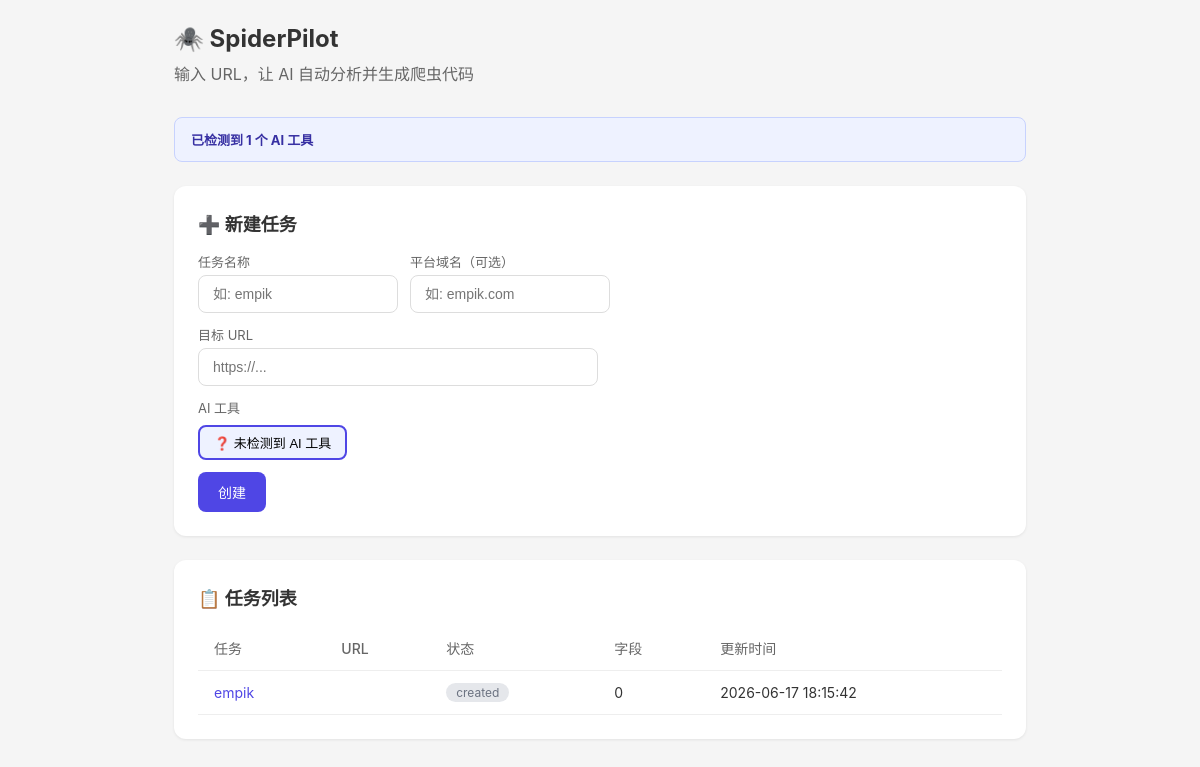
Before: / with the older database file.
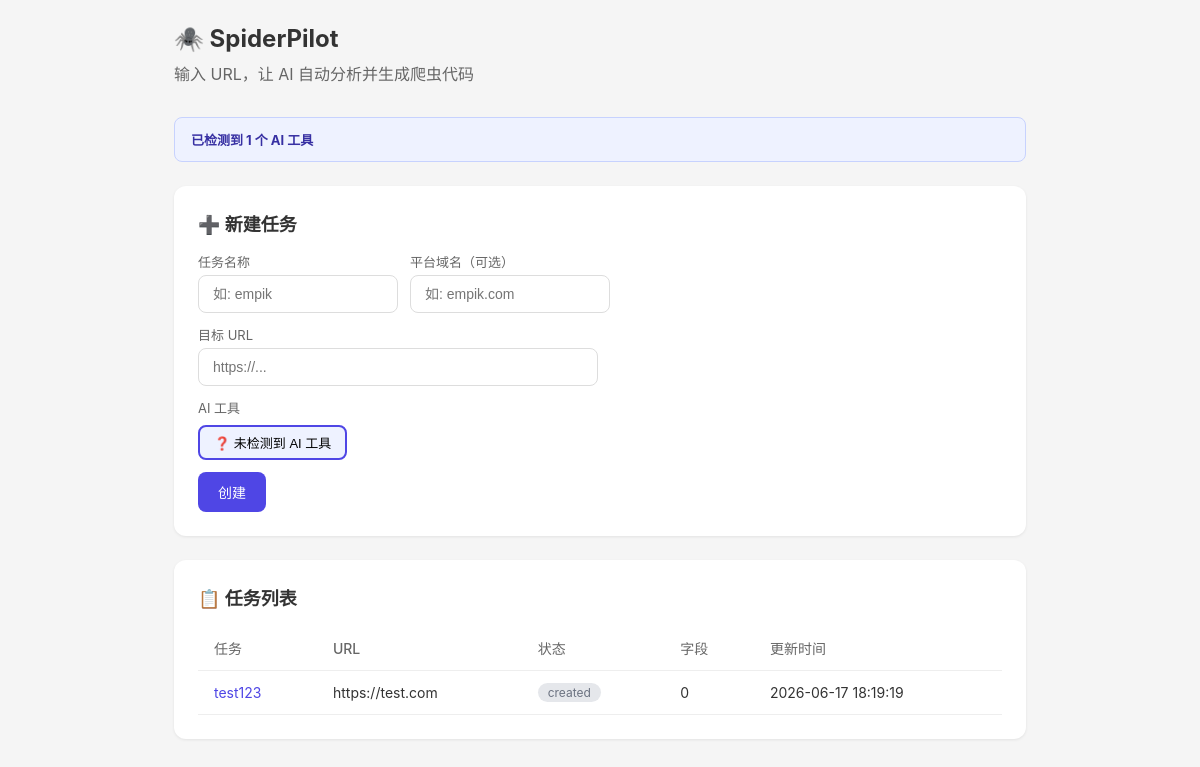
After: the same page with the newer database file.
### tables this page shows
CREATE TABLE tasks (
            id          TEXT PRIMARY KEY,
            name        TEXT NOT NULL,
            url         TEXT NOT NULL,
            platform    TEXT DEFAULT '',
            agent       TEXT DEFAULT '',
            status      TEXT DEFAULT 'created',
            created_at  TEXT NOT NULL,
            updated_at  TEXT NOT NULL
        );

### spiderpilot/web/app.py (the view)
@app.get("/", response_class=HTMLResponse)
async def index(request: Request):
    tasks = list_tasks()
    projects = []
    for t in tasks:
        projects.append({
            "name": t["id"],
            "url": t.get("url", ""),
            "status": t.get("status", "created"),
            "fields_count": len((t.get("analysis") or {}).get("fields", [])),
            "updated": t.get("updated_at", ""),
        })
    return render("index.html", request=request, projects=projects)

### spiderpilot/web/templates/index.html (shortened to what this page needs)
<!DOCTYPE html>
<html lang="zh">
<head>
</head>
<body>
<div class="container">
    <h1>🕷️ SpiderPilot</h1>
    <p class="subtitle">输入 URL，让 AI 自动分析并生成爬虫代码</p>
<div id="agent-banner" style="background:#eef2ff;border:1px solid #c7d2fe;border-radius:8px;padding:12px 16px;margin-bottom:24px;font-size:13px;color:#3730a3;">
</div>
    <div class="card">
        <h2>➕ 新建任务</h2>
        <form action="/create" method="post">
            <div class="form-group">
                <label>任务名称</label>
                <input name="name" placeholder="如: empik" required>
            </div>
            <div class="form-group">
                <label>平台域名（可选）</label>
                <input name="platform" placeholder="如: empik.com">
            </div>
            <div class="form-group">
                <label>目标 URL</label>
                <input name="url" placeholder="https://..." required style="width:400px">
            </div>
            <div class="form-group" style="width:100%">
                <label>AI 工具</label>
                <div id="agent-selector" style="display:flex;gap:6px;flex-wrap:wrap;margin-top:4px">
                </div>
            </div>
            <button class="btn btn-primary" type="submit" id="submit-btn" disabled>创建</button>
        </form>
    </div>
    <div class="card">
        <h2>📋 任务列表</h2>
        {% if projects %}
        <table>
            <thead>
                <tr>
                    <th>任务</th>
                    <th>URL</th>
                    <th>状态</th>
                    <th>字段</th>
                    <th>更新时间</th>
                </tr>
            </thead>
            <tbody>
            {% for p in projects %}
                <tr>
                    <td><a href="/task/{{ p.name }}">{{ p.name }}</a></td>
                    <td style="max-width:300px;overflow:hidden;text-overflow:ellipsis;white-space:nowrap;">{{ p.url }}</td>
                    <td><span class="status status-{{ p.status }}">{{ p.status }}</span></td>
                    <td>{{ p.fields_count }}</td>
                    <td>{{ p.updated }}</td>
                </tr>
            {% endfor %}
            </tbody>
        </table>
        {% else %}
        <div class="empty">
            <p>暂无任务</p>
            <p>👆 上方创建一个</p>
        </div>
        {% endif %}
    </div>
</div>
</body>
</html>

### spiderpilot/web/templates/index.html (style rules this page uses)
* { margin: 0; padding: 0; box-sizing: border-box; }
body { font-family: -apple-system, BlinkMacSystemFont, "Segoe UI", Roboto, sans-serif; background: #f5f5f5; color: #333; }
.container { max-width: 900px; margin: 0 auto; padding: 24px; }
h1 { font-size: 24px; margin-bottom: 8px; }
.subtitle { color: #666; margin-bottom: 32px; }
.card { background: #fff; border-radius: 12px; padding: 24px; margin-bottom: 24px; box-shadow: 0 1px 3px rgba(0,0,0,.08); }
.card h2 { font-size: 18px; margin-bottom: 16px; }
form { display: flex; gap: 12px; align-items: flex-end; flex-wrap: wrap; }
.form-group { display: flex; flex-direction: column; gap: 4px; }
.form-group label { font-size: 13px; color: #666; }
input { padding: 10px 14px; border: 1px solid #ddd; border-radius: 8px; font-size: 14px; width: 200px; }
.btn { padding: 10px 20px; border: none; border-radius: 8px; font-size: 14px; cursor: pointer; font-weight: 500; }
.btn-primary { background: #4f46e5; color: #fff; }
table { width: 100%; border-collapse: collapse; }
th, td { text-align: left; padding: 12px 16px; border-bottom: 1px solid #eee; font-size: 14px; }
th { color: #666; font-weight: 500; }
a { color: #4f46e5; text-decoration: none; }
.status { display: inline-block; padding: 2px 10px; border-radius: 12px; font-size: 12px; }
.status-created { background: #e5e7eb; color: #6b7280; }

Changed rows visible on the page:
removed tasks: name "empik", status "created", fields_count "0", updated "2026-06-17 18:15:42"
added tasks: name "test123", url "https://test.com", status "created", fields_count "0", updated "2026-06-17 18:19:19"
